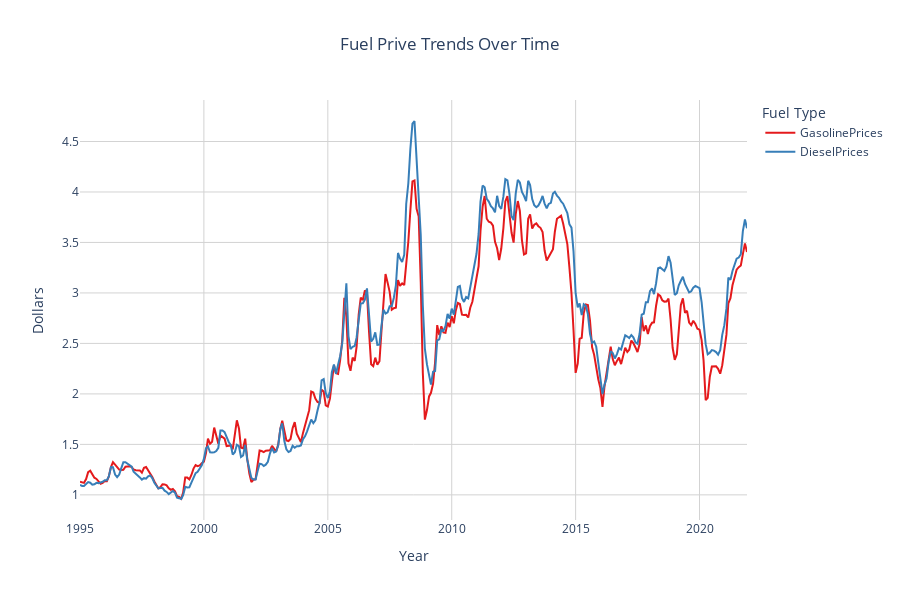

The code cell stored with this chart in its notebook:
### Markdown cell above
# Line Plot

### Code cell
''' create a line graph showing trends over time for each fuel type '''

fig_line = px.line(
    prices,
    x="Date",
    y=["GasolinePrices", "DieselPrices"],
    title="Fuel Prive Trends Over Time",
    labels={"value": "Dollars", "variable": "Fuel Type"},
    color_discrete_sequence=px.colors.qualitative.Set1
)
fig_line.update_layout(
    template="plotly_white",
    title_x=0.5,
    xaxis_title="Year",
    yaxis_title="Dollars",
    xaxis=dict(showgrid=True, gridcolor="lightgray"),
    yaxis=dict(showgrid=True, gridcolor="lightgray"),
    hovermode="x unified",
    height=600
)
fig_line.show()

### Figure 1 — Plotly figure (JSON) as saved in the notebook; plotly's stock layout.template omitted (floating-point values rounded to 4 significant figures; data arrays with more than 128 entries replaced by an {"elided": "..."} marker saying what was removed)
{"data": [{"hovertemplate": "Fuel Type=GasolinePrices<br>Date=%{x}<br>Dollars=%{y}<extra></extra>", "legendgroup": "GasolinePrices", "line": {"color": "rgb(228,26,28)", "dash": "solid"}, "marker": {"symbol": "circle"}, "mode": "lines", "name": "GasolinePrices", "orientation": "v", "showlegend": true, "type": "scatter", "x": {"elided": "324 str values"}, "xaxis": "x", "y": {"elided": "324 float values"}, "yaxis": "y"}, {"hovertemplate": "Fuel Type=DieselPrices<br>Date=%{x}<br>Dollars=%{y}<extra></extra>", "legendgroup": "DieselPrices", "line": {"color": "rgb(55,126,184)", "dash": "solid"}, "marker": {"symbol": "circle"}, "mode": "lines", "name": "DieselPrices", "orientation": "v", "showlegend": true, "type": "scatter", "x": {"elided": "324 str values"}, "xaxis": "x", "y": {"elided": "324 float values"}, "yaxis": "y"}], "layout": {"height": 600, "hovermode": "x unified", "legend": {"title": {"text": "Fuel Type"}, "tracegroupgap": 0}, "title": {"text": "Fuel Prive Trends Over Time", "x": 0.5}, "xaxis": {"anchor": "y", "domain": [0, 1], "gridcolor": "lightgray", "showgrid": true, "title": {"text": "Year"}}, "yaxis": {"anchor": "x", "domain": [0, 1], "gridcolor": "lightgray", "showgrid": true, "title": {"text": "Dollars"}}}}
